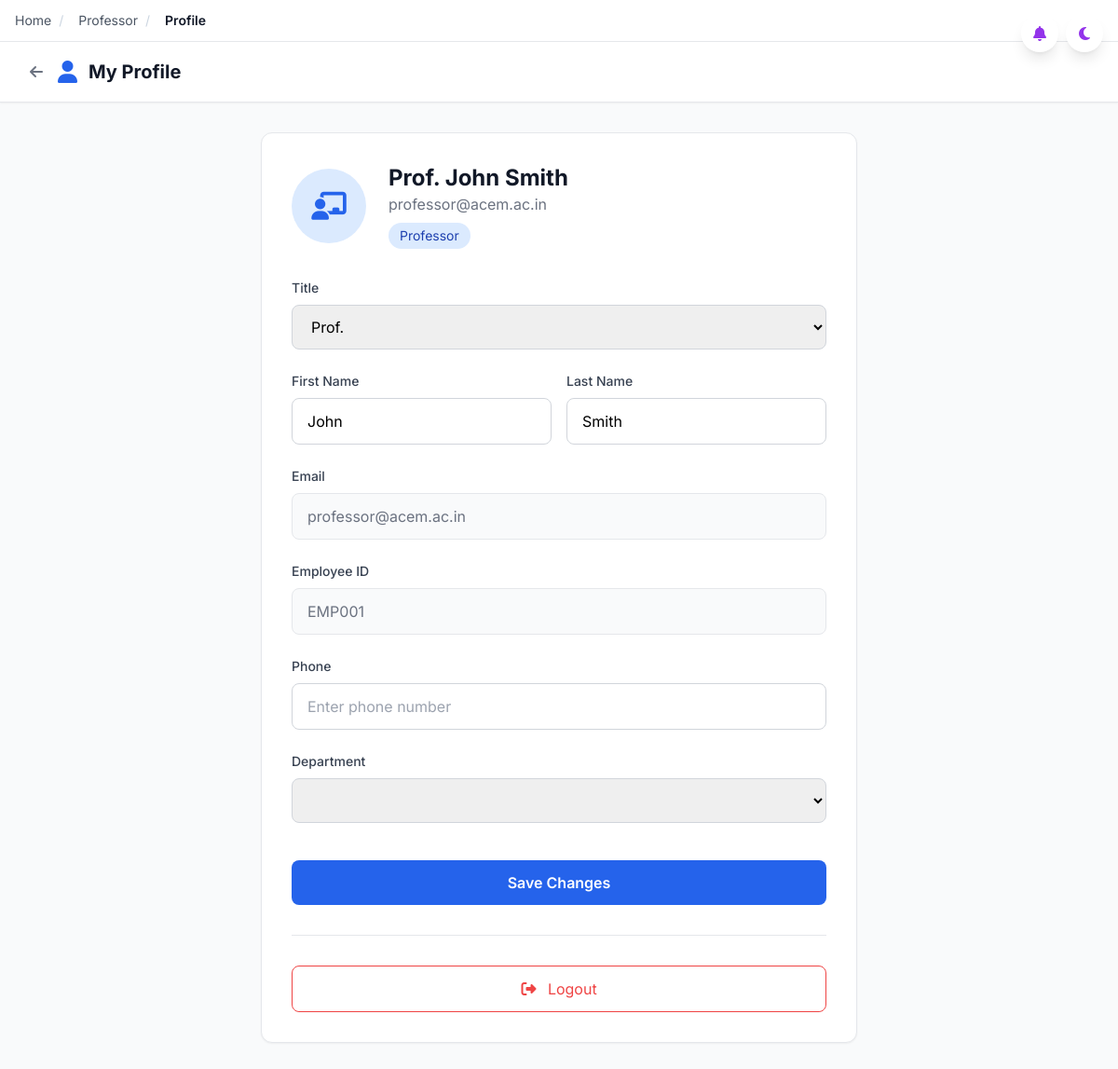
The app's page /professor/profile (signed in) with its own data.
### app/models.py (models this page shows, shortened)
class Professor(db.Model):
    __tablename__ = 'professors'
    id = db.Column(db.String(36), primary_key=True, default=generate_uuid)
    user_id = db.Column(db.String(36), db.ForeignKey('users.id'), unique=True, nullable=False)
    employee_id = db.Column(db.String(50), unique=True, nullable=False, index=True)
    title = db.Column(db.String(50), default='Professor')
    department_id = db.Column(db.String(36), db.ForeignKey('departments.id'))
    office_location = db.Column(db.String(100))
    created_at = db.Column(db.DateTime, default=datetime.utcnow)
    updated_at = db.Column(db.DateTime, default=datetime.utcnow, onupdate=datetime.utcnow)
    class_instances = db.relationship('ClassInstance', backref='professor', lazy='dynamic')

class User(UserMixin, db.Model):
    __tablename__ = 'users'
    id = db.Column(db.String(36), primary_key=True, default=generate_uuid)
    email = db.Column(db.String(255), unique=True, nullable=False, index=True)
    password_hash = db.Column(db.String(255), nullable=False)
    first_name = db.Column(db.String(100), nullable=False)
    last_name = db.Column(db.String(100), nullable=False)
    role = db.Column(db.String(20), nullable=False)  # 'student', 'professor', 'admin'
    phone = db.Column(db.String(20))
    avatar_url = db.Column(db.String(500))
    is_active = db.Column(db.Boolean, default=True)
    created_at = db.Column(db.DateTime, default=datetime.utcnow)
    updated_at = db.Column(db.DateTime, default=datetime.utcnow, onupdate=datetime.utcnow)
    student_profile = db.relationship('Student', backref='user', uselist=False, cascade='all, delete-orphan')
    professor_profile = db.relationship('Professor', backref='user', uselist=False, cascade='all, delete-orphan')
    notifications = db.relationship('Notification', backref='user', lazy='dynamic', cascade='all, delete-orphan')
    @property
    def full_name(self):
        return f"{self.first_name} {self.last_name}"

### app/routes/professor.py (the view)
@professor_bp.route('/profile')
@login_required
@professor_required
def profile():
    professor = Professor.query.filter_by(user_id=current_user.id).first()
    return render_template('professor/profile.html', professor=professor)

### app/models.py (called while the page is built)
@login_manager.user_loader
def load_user(user_id):
    return User.query.get(user_id)

### app/routes/professor.py (called while the page is built)
def professor_required(f):
    from functools import wraps
    @wraps(f)
    def decorated_function(*args, **kwargs):
        if not current_user.is_authenticated or current_user.role != 'professor':
            flash('Access denied. Professor account required.', 'error')
            return redirect(url_for('auth.professor_login'))
        return f(*args, **kwargs)
    return decorated_function

### app/templates/professor/profile.html (shortened to what this page needs)
{% extends "base.html" %}
{% block content %}
<div class="min-h-screen bg-gray-50">
    <nav class="bg-white shadow-sm border-b">
        <div class="max-w-7xl mx-auto px-4 sm:px-6 lg:px-8">
            <div class="flex justify-between h-16 items-center">
                <div class="flex items-center">
                    <a href="{{ url_for('professor.dashboard') }}" class="text-gray-500 hover:text-gray-700 mr-4">
                        <i class="fas fa-arrow-left"></i>
                    </a>
                    <i class="fas fa-user text-blue-600 text-2xl mr-3"></i>
                    <span class="text-gray-900 text-xl font-bold">My Profile</span>
                </div>
            </div>
        </div>
    </nav>
    <div class="max-w-2xl mx-auto px-4 py-8">
        <div class="bg-white rounded-xl shadow-sm border p-8">
            <div class="flex items-center mb-8">
                <div class="w-20 h-20 bg-blue-100 rounded-full flex items-center justify-center">
                    <i class="fas fa-chalkboard-teacher text-blue-600 text-3xl"></i>
                </div>
                <div class="ml-6">
                    <h1 class="text-2xl font-bold text-gray-900">{{ professor.title }} {{ current_user.full_name }}</h1>
                    <p class="text-gray-500">{{ current_user.email }}</p>
                    <span class="inline-block mt-2 px-3 py-1 bg-blue-100 text-blue-800 rounded-full text-sm">
                        Professor
                    </span>
                </div>
            </div>
            <form method="POST" action="{{ url_for('professor.update_profile') }}">
                <div class="space-y-6">
                    <div>
                        <label class="block text-sm font-medium text-gray-700 mb-2">Title</label>
                        <select name="title"
                            class="w-full px-4 py-3 border border-gray-300 rounded-lg focus:ring-2 focus:ring-blue-500">
                            <option value="Prof." {% if professor.title == 'Prof.' %}selected{% endif %}>Prof.</option>
                        </select>
                    </div>
                    <div class="grid grid-cols-2 gap-4">
                        <div>
                            <label class="block text-sm font-medium text-gray-700 mb-2">First Name</label>
                            <input type="text" name="first_name" value="{{ current_user.first_name }}"
                                class="w-full px-4 py-3 border border-gray-300 rounded-lg focus:ring-2 focus:ring-blue-500">
                        </div>
                        <div>
                            <label class="block text-sm font-medium text-gray-700 mb-2">Last Name</label>
                            <input type="text" name="last_name" value="{{ current_user.last_name }}"
                                class="w-full px-4 py-3 border border-gray-300 rounded-lg focus:ring-2 focus:ring-blue-500">
                        </div>
                    </div>
                    <div>
                        <label class="block text-sm font-medium text-gray-700 mb-2">Email</label>
                        <input type="email" value="{{ current_user.email }}" disabled
                            class="w-full px-4 py-3 border border-gray-200 rounded-lg bg-gray-50 text-gray-500">
                    </div>
                    <div>
                        <label class="block text-sm font-medium text-gray-700 mb-2">Employee ID</label>
                        <input type="text" value="{{ professor.employee_id }}" disabled
                            class="w-full px-4 py-3 border border-gray-200 rounded-lg bg-gray-50 text-gray-500">
                    </div>
                    <div>
                        <label class="block text-sm font-medium text-gray-700 mb-2">Phone</label>
                        <input type="tel" name="phone" value="{{ current_user.phone or '' }}"
                            class="w-full px-4 py-3 border border-gray-300 rounded-lg focus:ring-2 focus:ring-blue-500"
                            placeholder="Enter phone number">
                    </div>
                    <div>
                        <label class="block text-sm font-medium text-gray-700 mb-2">Department</label>
                        <select name="department_id"
                            class="w-full px-4 py-3 border border-gray-300 rounded-lg focus:ring-2 focus:ring-blue-500">
                        </select>
                    </div>
                    <div class="pt-4">
                        <button type="submit"
                            class="w-full bg-blue-600 text-white py-3 rounded-lg font-semibold hover:bg-blue-700 transition">
                            Save Changes
                        </button>
                    </div>
                </div>
            </form>
            <div class="mt-8 pt-8 border-t">
                <a href="{{ url_for('auth.logout') }}"
                    class="block w-full text-center py-3 border border-red-500 text-red-500 rounded-lg hover:bg-red-50 transition">
                    <i class="fas fa-sign-out-alt mr-2"></i> Logout
                </a>
            </div>
        </div>
    </div>
</div>
{% endblock %}

### app/templates/base.html (style rules this page uses)
body { font-family: 'Inter', sans-serif; overflow-x: hidden; }

### records on screen
Professor: title "Prof.", employee_id "EMP001"
User: full_name "John Smith", email "professor@acem.ac.in", first_name "John", last_name "Smith"
